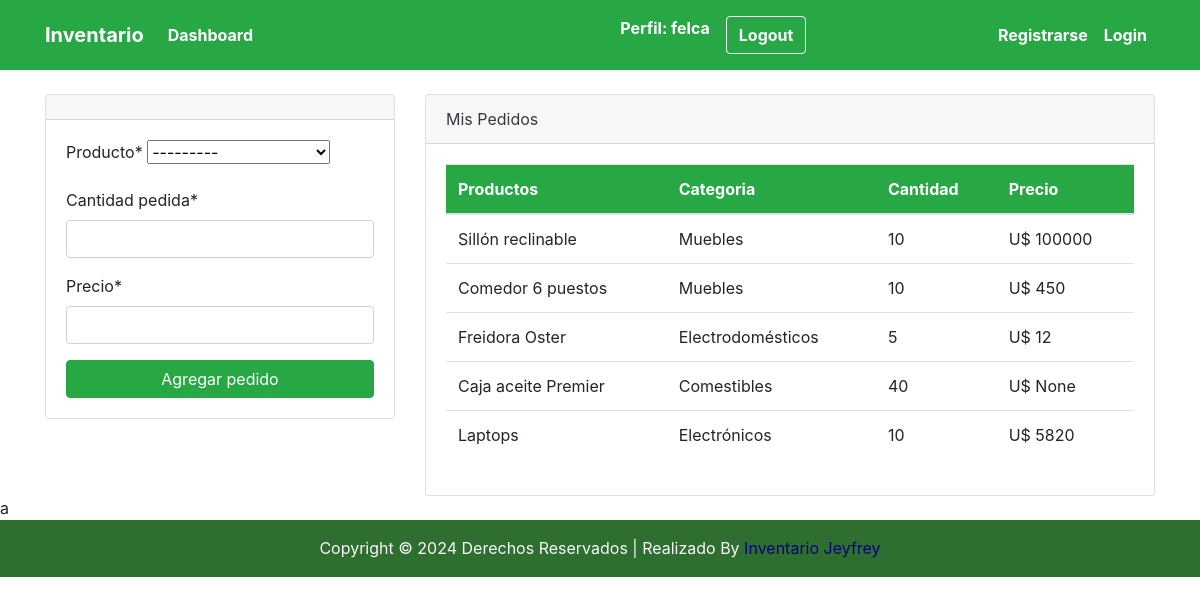
The app's page /dashboard (signed in) with its own data.
### dashboard/models.py (models this page shows, shortened)
class Pedido(models.Model):
    producto= models.ForeignKey(Producto, on_delete=models.CASCADE, null=True)
    usuario= models.ForeignKey(User, models.CASCADE, null=True)
    cantidad_pedida= models.PositiveIntegerField(null=True)
    precio=models.PositiveIntegerField(null=True)
    fecha=models.DateTimeField(auto_now_add=True)

class Producto(models.Model):
    nombre= models.CharField(max_length=100)
    categoria= models.CharField(max_length=100, choices=CATEGORIA, null= True)
    cantidad=models.PositiveIntegerField(null=True)
    precio= models.PositiveIntegerField(null=True)
    def __str__(self):
        return f'{self.nombre}'

### dashboard/views.py (the view)
# urls.py: path('dashboard', views.index, name='index'),
@login_required(login_url='login')
def index(request):
    pedidos = Pedido.objects.all()
    productos = Producto.objects.all()
    contar_usuarios = User.objects.all().count()
    contar_productos = Producto.objects.all().count()
    contar_pedidos = Pedido.objects.all().count()
    if request.method == 'POST':
        form = FormularioPedido(request.POST)
        if form.is_valid():  # si la validacion fue correcta
            instance = form.save(commit=False)
            instance.usuario = request.user   # asignamos al usuario que esta logueado
            instance.save()
            messages.success(request, "El pedido  se ha creado exitosamente")
            return redirect ('index')
    else:
        form = FormularioPedido()
    context={
        'form': form,
        'pedidos': pedidos,
        'productos': productos,
        'contar_usuarios':contar_usuarios,
        'contar_productos':contar_productos,
        'contar_pedidos':contar_pedidos,
    }
    return render(request, "dashboard/index.html", context)

### dashboard/forms.py
class FormularioPedido(forms.ModelForm):
    class Meta:
        model = Pedido
        fields =['producto', 'cantidad_pedida', 'precio']

### templates/dashboard/index.html (shortened to what this page needs)
{% extends 'partials/base.html' %}
{% block contenido %}
{% if user.is_authenticated and user.is_staff and user.is_superuser %}
{% include 'partials/navbar.html' %}
<div class="container">
    <div class="row my-5">
        <div class="col-md-6">
            <div class="bg-white">
                <canvas id="fig1" width="400" height="300"></canvas>
                <script>
                    var ctx = document.getElementById('fig1').getContext('2d');
                    var grafica1 = new Chart(ctx, {
                        type: 'pie',
                        data: {
                            labels: [{% for pedido in pedidos %} '{{pedido.producto.nombre}}', {% endfor %}],
                            datasets: [{
                                label: 'Pedidos',
                                data: [{% for pedido in pedidos %} {{pedido.cantidad_pedida}}, {% endfor %}],
                                backgroundColor: [
                                    'rgba(255, 99, 132, 1)',
                                    'rgba(54, 162, 235, 1)',
                                    'rgba(255, 206, 86, 1)',
                                    'rgba(75, 192, 192, 1)',
                                    'rgba(153, 102, 255, 1)',
                                    'rgba(215, 159, 64, 1)',
                                    'rgba(234, 99, 132, 1)',
                                    'rgba(154, 162, 235, 1)',
                                    'rgba(55, 206, 86, 1)',
                                    'rgba(75, 192, 192, 1)',
                                    'rgba(153, 130, 205, 1)',
                                    'rgba(195, 159, 64, 1)'
                                ],
                                borderColor: [
                                    'rgba(255, 99, 132, 1)',
                                    'rgba(54, 162, 235, 1)',
                                    'rgba(255, 206, 86, 1)',
                                    'rgba(75, 192, 192, 1)',
                                    'rgba(153, 102, 255, 1)',
                                    'rgba(255, 159, 64, 1)'
                                ],
                                borderWidth: 1
                            }]
                        },
                        options: {
                            scales: {
                                yAxes: [{
                                    ticks: {
                                        beginAtZero: true
                                    }
                                }]
                            }
                        }
                    });
                </script>
            </div>
        </div>
        <div class="col-md-6">
            <div class="bg-white">
                <canvas id="figura2" width="400" height="300"></canvas>
                <script>
                    var ctx = document.getElementById('figura2').getContext('2d');
                    var grafica2 = new Chart(ctx, {
                        type: 'bar',
                        data: {
                            labels: [{% for producto in productos %} '{{producto.nombre}}', {% endfor %}],
                            datasets: [{
                                label: 'Productos',
                                data: [{% for producto in productos %} '{{producto.cantidad}}', {% endfor %}],
                                backgroundColor: [
                                    'rgba(255, 99, 132, 1)',
                                    'rgba(54, 162, 235, 1)',
                                    'rgba(255, 206, 86, 1)',
                                    'rgba(75, 192, 192, 1)',
                                    'rgba(153, 102, 255, 1)',
                                    'rgba(255, 159, 64, 1)',
                                    'rgba(234, 99, 132, 1)',
                                    'rgba(154, 162, 235, 1)',
                                    'rgba(55, 206, 86, 1)',
                                    'rgba(75, 192, 192, 1)',
                                    'rgba(153, 130, 255, 1)',
                                    'rgba(255, 159, 64, 1)'
                                ],
                                borderColor: [
                                    'rgba(255, 99, 132, 1)',
                                    'rgba(54, 162, 235, 1)',
                                    'rgba(255, 206, 86, 1)',
                                    'rgba(75, 192, 192, 1)',
                                    'rgba(153, 102, 255, 1)',
                                    'rgba(255, 159, 64, 1)'
                                ],
                                borderWidth: 1
                            }]
                        },
                        options: {
                            scales: {
                                yAxes: [{
                                    ticks: {
                                        beginAtZero: true
                                    }
                                }]
                            }
                        }
                    });
                </script>
            </div>
        </div>
    </div>
</div>
{% else %}
{% include 'dashboard/staff_index.html' %}
{% endif %}
{% endblock contenido %}

### templates/partials/menu.html (shortened to what this page needs)
{% load static %}
<nav class="navbar navbar-expand-lg navbar-info bg-success">
    {% if user.is_authenticated %}
    <div class="container">
        <a class="navbar-brand text-white" href="{% url 'index' %}"><strong>Inventario</strong></a>
        <div class="collapse navbar-collapse" id="navbarSupportedContent">
            <ul class="navbar-nav mr-auto">
                <li class="nav-item active">
                    <a class="nav-link text-white" href="#"><strong>Dashboard </strong></a>
                </li>
            </ul>
            <ul class="navbar-nav ml-auto">
                <li class="nav-item active">
                    <a class="nav-link text-white" href="{% url 'perfil' %}"> <strong>Perfil: {{ user.username }}</strong>
                        <span class="sr-only">(current)</span></a>
                </li>
                <li class="nav-item">
                    <form  class="nav-link text-white"  method="post" action="{% url 'logout' %}">
                       <button type="submit" class="btn btn-outline-light"><strong>Logout</strong></button>
                    </form>
                </li>
            </ul>
            <ul class="navbar-nav ml-auto">
                <li class="nav-item active">
                    <a class="nav-link text-white" href="{% url 'register' %}"><strong>Registrarse</strong></a>
                </li>
                <li class="nav-item">
                    <a class="nav-link text-white" href="{% url 'login' %}"><strong>Login</strong></a>
                </li>
            </ul>
         {% endif %}
        </div>
    </div>
</nav>

### templates/dashboard/staff_index.html (shortened to what this page needs)
{% load crispy_forms_tags %}
<div class="container">
        <div class="row mt-4">
            <div class="col-md-4">
                <div class="card bg-white">
                    <div class="card-header">
                    </div>
                    <div class="card-body">
                        <form method="POST">
                            {{ form|crispy }}
                            <input class="btn btn-success btn-block" type="submit" value="Agregar pedido">
                        </form>
                    </div>
                </div>
            </div>
            <div class="col-md-8">
                <div class="card bg-white">
                    <div class="card-header text-dark">
                        Mis Pedidos
                    </div>
                    <div class="card-body">
                        <table class="table">
                            <thead class="bg-success text-white">
                                <tr>
                                    <th scope="col">Productos</th>
                                    <th scope="col">Categoria</th>
                                    <th scope="col">Cantidad</th>
                                    <th scope="col">Precio</th>
                                </tr>
                            </thead>
                            <tbody>
                                {% for pedido in pedidos %}
                                    {% if pedido.usuario == user %}
                                <tr>
                                    <td>{{ pedido.producto.nombre }}</td>
                                    <td>{{ pedido.producto.categoria }}</td>
                                    <td>{{ pedido.producto.cantidad }}</td>
                                    <td>U$&nbsp;{{ pedido.precio }}</td>
                                </tr>
                                    {% endif %}
                                {% endfor %}
                            </tbody>
                        </table>
                    </div>
                </div>
            </div>
        </div>
</div>

### records on screen
Pedido: producto.nombre "Sillón reclinable", producto.categoria "Muebles", producto.cantidad "10", precio "100000"
Pedido: producto.nombre "Comedor 6 puestos", producto.categoria "Muebles", producto.cantidad "10", precio "450"
Pedido: producto.nombre "Freidora Oster", producto.categoria "Electrodomésticos", producto.cantidad "5", precio "12"
Pedido: producto.nombre "Caja aceite Premier", producto.categoria "Comestibles", producto.cantidad "40", precio "None"
Pedido: producto.nombre "Laptops", producto.categoria "Electrónicos", producto.cantidad "10", precio "5820"

### other values on screen
{{ user.username }} "felca"
